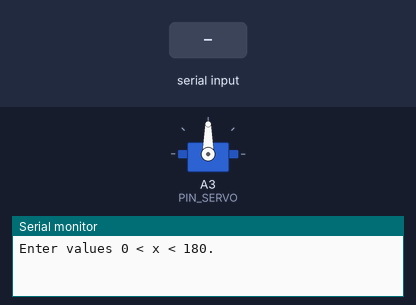
A sketch run on a simulated Arduino Uno, built with avr-gcc and run on an emulated ATmega328P. Parts: servo, the last lines printed to the serial monitor. Inputs (shaded band) come from the test bench.

Above: at 1.2 s.
1.3 s: "90,45\n" received over Serial
At 2.5 s:
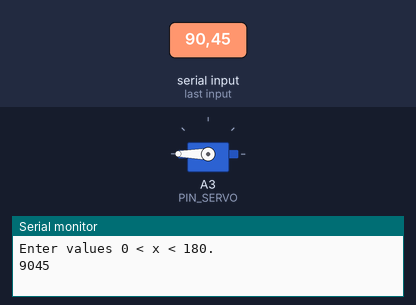
2.8 s: "5\n" received over Serial
At 3.7 s:
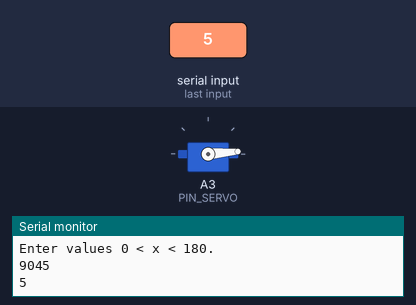
4.3 s: "30,150\n" received over Serial
At 5.0 s:
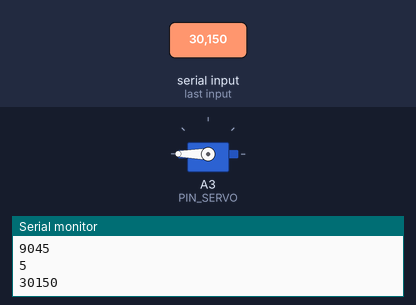
5.8 s: "90\n" received over Serial
At 7.2 s:
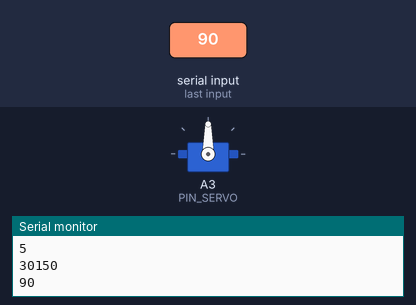
Timing chart, 0 to 8.3 s (numbered marks = the images above; inputs shaded):
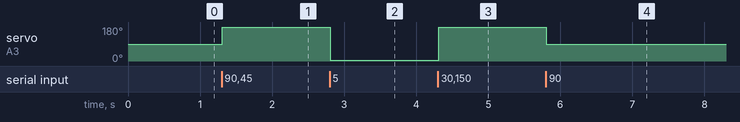

The sketch:

servo_test.ino
```cpp
#include <Servo.h>

// This basic tool can be used to test and calibrate the talons.
// Talons should be calibrated to the range 10-170. They freak out if you go below 10 or above 170

#define PIN_SERVO A3

String inString = "";
Servo myServo;

void setup() {
  Serial.begin(9600);
  Serial.println("Enter values 0 < x < 180.");

  myServo.attach(PIN_SERVO);
  myServo.write(90);
}

void loop() {
  while (Serial.available() > 0)
  {
    int inChar = Serial.read();
    if (isDigit(inChar))
      inString += (char)inChar;

    if (inChar == '\n')
    {
      int temp = inString.toInt();
      inString = "";

      Serial.println(temp);
      myServo.write(temp);
    }
  }
  delay(5);
}
```

Measured:
- after the input at 1.3 s, servo on A3 (PIN_SERVO): 90° → 180° at once
- after the input at 2.8 s, servo on A3 (PIN_SERVO): 180° → 5° at once
- after the input at 4.3 s, servo on A3 (PIN_SERVO): 5° → 180° at once
- after the input at 5.8 s, servo on A3 (PIN_SERVO): 180° → 90° at once
